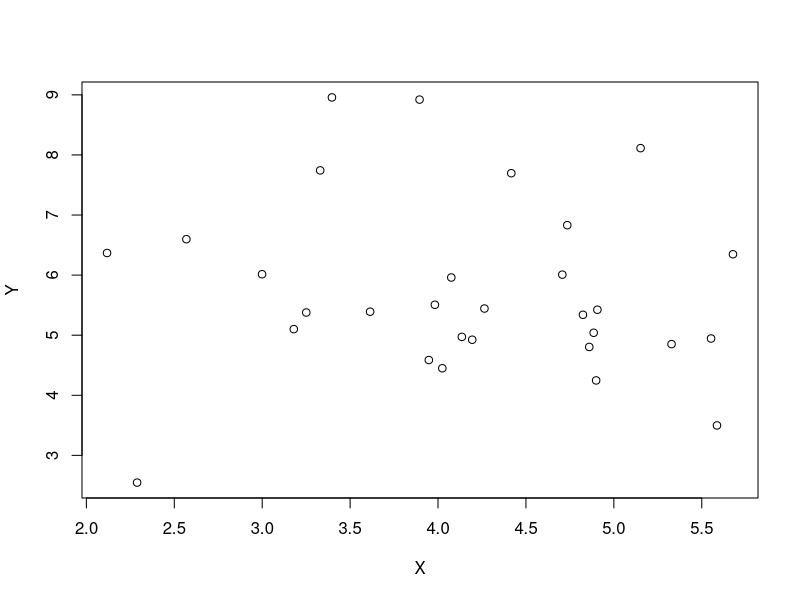

This figure's R source:
## ---- chunk 1
knitr::opts_chunk$set(echo = TRUE)
set.seed(156) # for computational reproducibility
## ---- chunk 2
testdata <- data.frame(
  x = rnorm(n = 30, mean = 4, sd = 1.2),
  y = rnorm(n = 30, mean = 6, sd = 1.6)
)
## ---- chunk 3
plot(testdata$x, testdata$y, main = "", xlab = "X", ylab = "Y")
